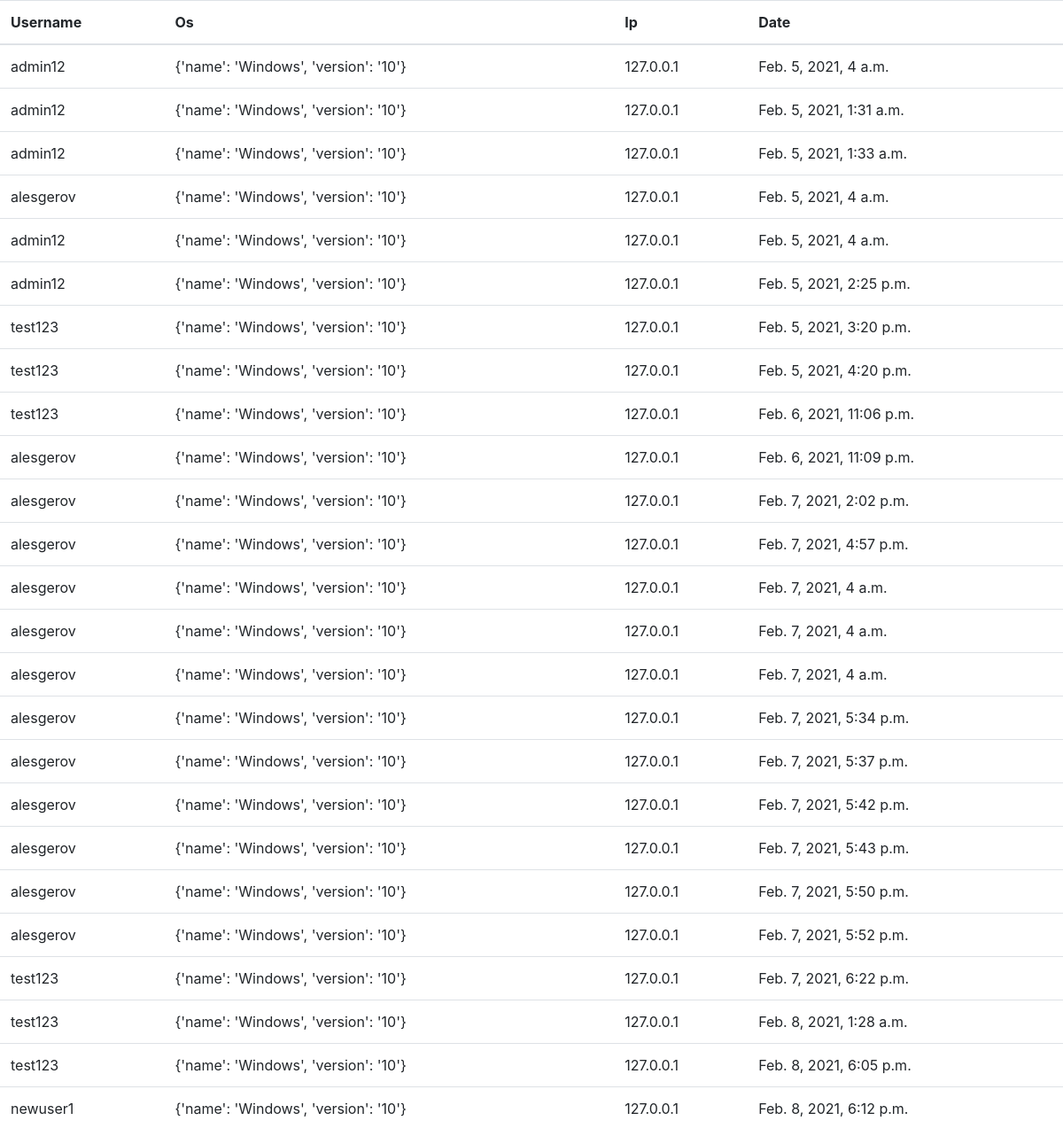
/adminPage/ (signed in), run on the app's committed database.
### account/models.py (models this page shows, shortened)
class ip(models.Model):
    username=models.CharField(default="no",max_length=50)
    pub_date = models.DateTimeField(auto_now_add=True)
    ip_address = models.GenericIPAddressField()
    os=models.CharField(default="no",max_length=1000)

### account/decorators.py (the view)
    def wrapper_function(request,*args,**kwargs):
        group=None
        if request.user.groups.exists():
            group=request.user.groups.all()[0].name
        if group=='customer':
            return redirect('user')
        if group=='admin':
            return view_func(request,*args,**kwargs)

### account/views.py (called while the page is built)
@login_required(login_url='login')
@admin_only
def adminPage(request):
    ipTable=ip.objects.all()
    context={
        'items':ipTable,
        'title':'Admin Ip Table'
    }
    return render(request,'account/adminPage.html',context)

### account/templates/account/adminPage.html (shortened to what this page needs)
<!DOCTYPE html>
<html lang="en">
    <head>
        <link rel="stylesheet" href="https://stackpath.bootstrapcdn.com/bootstrap/4.3.1/css/bootstrap.min.css">
    </head>
    <body>
        <table class="table">
            <thead>
                <tr>
                    <th scope="col">Username</th>
                    <th scope="col">Os</th>
                    <th scope="col">Ip</th>
                    <th scope="col">Date</th>
                </tr>
            </thead>
            <tbody>
                {% for item in items  %}
                    <tr>
                        <td>{{item.username}}</td>
                        <td>{{item.os}}</td>
                        <td>{{item.ip_address}}</td>
                        <td>{{item.pub_date}}</td>
                    </tr>
                {% endfor %}
            </tbody>
        </table>
    </body>
</html>

### data on the page
ip: username "admin12", os "{'name': 'Windows', 'version': '10'}", ip_address "127.0.0.1", pub_date "Feb. 5, 2021, 4 a.m."
ip: username "admin12", os "{'name': 'Windows', 'version': '10'}", ip_address "127.0.0.1", pub_date "Feb. 5, 2021, 1:31 a.m."
ip: username "admin12", os "{'name': 'Windows', 'version': '10'}", ip_address "127.0.0.1", pub_date "Feb. 5, 2021, 1:33 a.m."
ip: username "alesgerov", os "{'name': 'Windows', 'version': '10'}", ip_address "127.0.0.1", pub_date "Feb. 5, 2021, 4 a.m."
ip: username "admin12", os "{'name': 'Windows', 'version': '10'}", ip_address "127.0.0.1", pub_date "Feb. 5, 2021, 4 a.m."
ip: username "admin12", os "{'name': 'Windows', 'version': '10'}", ip_address "127.0.0.1", pub_date "Feb. 5, 2021, 2:25 p.m."
ip: username "test123", os "{'name': 'Windows', 'version': '10'}", ip_address "127.0.0.1", pub_date "Feb. 5, 2021, 3:20 p.m."
ip: username "test123", os "{'name': 'Windows', 'version': '10'}", ip_address "127.0.0.1", pub_date "Feb. 5, 2021, 4:20 p.m."
ip: username "test123", os "{'name': 'Windows', 'version': '10'}", ip_address "127.0.0.1", pub_date "Feb. 6, 2021, 11:06 p.m."
ip: username "alesgerov", os "{'name': 'Windows', 'version': '10'}", ip_address "127.0.0.1", pub_date "Feb. 6, 2021, 11:09 p.m."
ip: username "alesgerov", os "{'name': 'Windows', 'version': '10'}", ip_address "127.0.0.1", pub_date "Feb. 7, 2021, 2:02 p.m."
ip: username "alesgerov", os "{'name': 'Windows', 'version': '10'}", ip_address "127.0.0.1", pub_date "Feb. 7, 2021, 4:57 p.m."
ip: username "alesgerov", os "{'name': 'Windows', 'version': '10'}", ip_address "127.0.0.1", pub_date "Feb. 7, 2021, 4 a.m."
ip: username "alesgerov", os "{'name': 'Windows', 'version': '10'}", ip_address "127.0.0.1", pub_date "Feb. 7, 2021, 4 a.m."
ip: username "alesgerov", os "{'name': 'Windows', 'version': '10'}", ip_address "127.0.0.1", pub_date "Feb. 7, 2021, 4 a.m."
ip: username "alesgerov", os "{'name': 'Windows', 'version': '10'}", ip_address "127.0.0.1", pub_date "Feb. 7, 2021, 5:34 p.m."
ip: username "alesgerov", os "{'name': 'Windows', 'version': '10'}", ip_address "127.0.0.1", pub_date "Feb. 7, 2021, 5:37 p.m."
ip: username "alesgerov", os "{'name': 'Windows', 'version': '10'}", ip_address "127.0.0.1", pub_date "Feb. 7, 2021, 5:42 p.m."
ip: username "alesgerov", os "{'name': 'Windows', 'version': '10'}", ip_address "127.0.0.1", pub_date "Feb. 7, 2021, 5:43 p.m."
ip: username "alesgerov", os "{'name': 'Windows', 'version': '10'}", ip_address "127.0.0.1", pub_date "Feb. 7, 2021, 5:50 p.m."
ip: username "alesgerov", os "{'name': 'Windows', 'version': '10'}", ip_address "127.0.0.1", pub_date "Feb. 7, 2021, 5:52 p.m."
ip: username "test123", os "{'name': 'Windows', 'version': '10'}", ip_address "127.0.0.1", pub_date "Feb. 7, 2021, 6:22 p.m."
ip: username "test123", os "{'name': 'Windows', 'version': '10'}", ip_address "127.0.0.1", pub_date "Feb. 8, 2021, 1:28 a.m."
ip: username "test123", os "{'name': 'Windows', 'version': '10'}", ip_address "127.0.0.1", pub_date "Feb. 8, 2021, 6:05 p.m."
ip: username "newuser1", os "{'name': 'Windows', 'version': '10'}", ip_address "127.0.0.1", pub_date "Feb. 8, 2021, 6:12 p.m."
